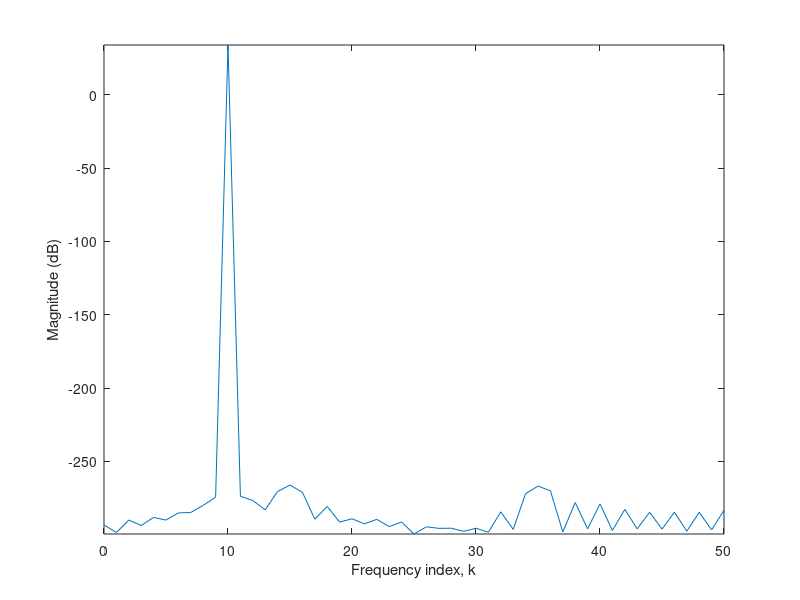

Recreate this plot in MATLAB.
%
% example2_16.m - Compute and plot amplitude spectrum of sinewave
%

% For the book "Real Time Digital Signal Processing: 
%               Fundamentals, Implementation and Application, 3rd Ed"
%               By Sen M. Kuo, Bob H. Lee, and Wenshun Tian
%               Publisher: John Wiley and Sons, Ltd

N=100; f = 1000; fs = 10000; % Define parameter values
n=[0:N-1]; k=[0:N-1];        % Define time and frequency indices
omega=2*pi*f/fs;             % Frequency of sinewave
xn=sin(omega*n);             % Generate sinewave
Xk=fft(xn,N);                % Perform DFT
magXk=20*log10(abs(Xk));     % Compute magnitude spectrum
plot(k, magXk); axis([0, N/2, -inf, inf]); % plot from 0 to pi
xlabel('Frequency index, k');
ylabel('Magnitude (dB)');
